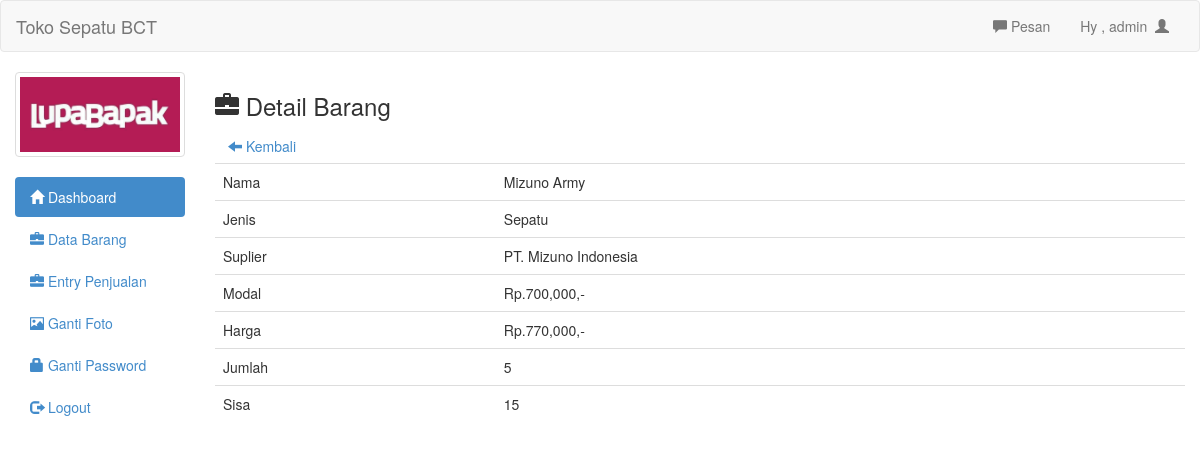
/admin/det_barang.php?id=37 (signed in), run on the app's committed database.
### tables this page shows
CREATE TABLE `tbl_user` (
  `id` int(11) NOT NULL,
  `uname` varchar(30) NOT NULL,
  `pass` varchar(70) NOT NULL,
  `foto` text NOT NULL
);

CREATE TABLE `barang` (
  `id` int(11) NOT NULL,
  `nama` text NOT NULL,
  `jenis` text NOT NULL,
  `suplier` text NOT NULL,
  `modal` int(11) NOT NULL,
  `harga` int(11) NOT NULL,
  `jumlah` int(11) NOT NULL,
  `sisa` int(11) NOT NULL,
  `total_modal` varchar(30) NOT NULL
);

### admin/det_barang.php (the view)
<?php
include 'header.php';
?>
<h3><span class="glyphicon glyphicon-briefcase"></span>  Detail Barang</h3>
<a class="btn" href="barang.php"><span class="glyphicon glyphicon-arrow-left"></span>  Kembali</a>
<?php
$id_brg=mysqli_real_escape_string($conn, $_GET['id']);
$det=mysqli_query($conn, "SELECT * from barang where id='$id_brg'")or die(mysql_error());
while($d=mysqli_fetch_array($det)){
	?>
	<table class="table">
		<tr>
			<td>Nama</td>
			<td><?php echo $d['nama'] ?></td>
		</tr>
		<tr>
			<td>Jenis</td>
			<td><?php echo $d['jenis'] ?></td>
		</tr>
		<tr>
			<td>Suplier</td>
			<td><?php echo $d['suplier'] ?></td>
		</tr>
		<tr>
			<td>Modal</td>
			<td>Rp.<?php echo number_format($d['modal']); ?>,-</td>
		</tr>
		<tr>
			<td>Harga</td>
			<td>Rp.<?php echo number_format($d['harga']) ?>,-</td>
		</tr>
		<tr>
			<td>Jumlah</td>
			<td><?php echo $d['jumlah'] ?></td>
		</tr>
		<tr>
			<td>Sisa</td>
			<td><?php echo $d['sisa'] ?></td>
		</tr>
	</table>
	<?php
}
?>
<?php include 'footer.php'; ?>

### admin/header.php (shortened to what this page needs)
<!DOCTYPE html>
<html>
<head>
	<?php
	include 'config.php';
	?>
	<link rel="stylesheet" type="text/css" href="../assets/css/bootstrap.css">
	<link rel="stylesheet" type="text/css" href="../assets/js/jquery-ui/jquery-ui.css">
</head>
<body>
	<div class="navbar navbar-default">
		<div class="container-fluid">
			<div class="navbar-header">
				<a href="https://bacotttttt.000webhostapp.com/" class="navbar-brand">Toko Sepatu BCT</a>
			</div>
			<div class="collapse navbar-collapse">
				<ul class="nav navbar-nav navbar-right">
					<li><a id="pesan_sedia" href="#" data-toggle="modal" data-target="#modalpesan"><span class='glyphicon glyphicon-comment'></span>  Pesan</a></li>
					<li><a class="dropdown-toggle" data-toggle="dropdown" role="button" href="#">Hy , <?php echo $_SESSION['uname']  ?>&nbsp&nbsp<span class="glyphicon glyphicon-user"></span></a></li>
				</ul>
			</div>
		</div>
	</div>
	<div class="col-md-2">
		<div class="row">
			<?php
			$use=$_SESSION['uname'];
			$fo=mysqli_query($conn, "SELECT foto from tbl_user where uname='$use'");
			while($f=mysqli_fetch_array($fo)){
				?>
				<div class="col-xs-6 col-md-12">
					<a class="thumbnail">
						<img class="img-responsive" src="foto/<?php echo $f['foto']; ?>">
					</a>
				</div>
				<?php
			}
			?>
		</div>
		<ul class="nav nav-pills nav-stacked">
			<li class="active"><a href="index.php"><span class="glyphicon glyphicon-home"></span>  Dashboard</a></li>
			<li><a href="barang.php"><span class="glyphicon glyphicon-briefcase"></span>  Data Barang</a></li>
			<li><a href="barang_laku.php"><span class="glyphicon glyphicon-briefcase"></span>  Entry Penjualan</a></li>
			<li><a href="ganti_foto.php"><span class="glyphicon glyphicon-picture"></span>  Ganti Foto</a></li>
			<li><a href="ganti_pass.php"><span class="glyphicon glyphicon-lock"></span> Ganti Password</a></li>
			<li><a href="logout.php"><span class="glyphicon glyphicon-log-out"></span>  Logout</a></li>
		</ul>
	</div>
	<div class="col-md-10">

### data on the page
tbl_user: foto (picture)
barang: nama "Mizuno Army", jenis "Sepatu", suplier "PT. Mizuno Indonesia", modal "700,000", harga "770,000", jumlah "5", sisa "15"

### other printed values
$_SESSION['uname'] "admin"
